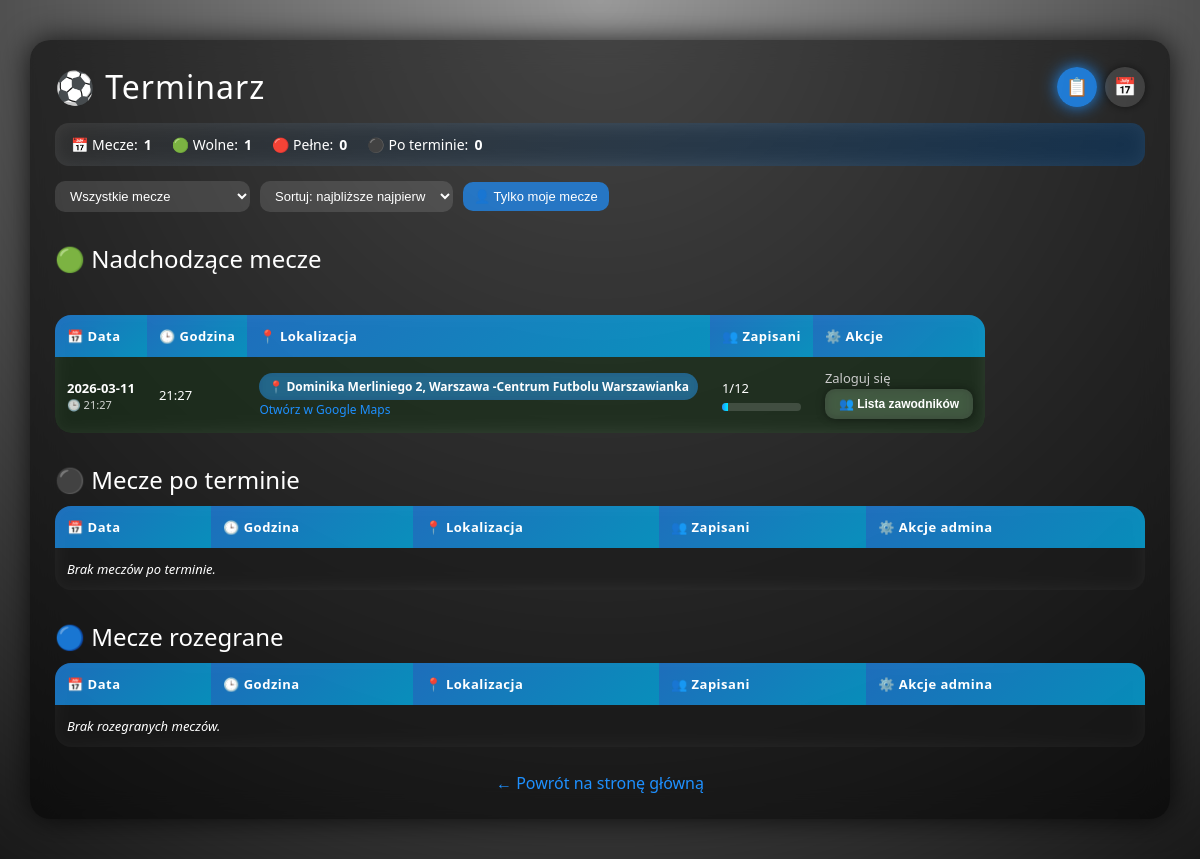
Page /terminarz on the committed database.
### tables this page shows
CREATE TABLE matches (
            id INTEGER PRIMARY KEY AUTOINCREMENT,
            match_date TEXT NOT NULL,
            match_time TEXT NOT NULL,
            location TEXT NOT NULL,
            max_slots INTEGER NOT NULL,
            signed_up INTEGER NOT NULL DEFAULT 0,
            played INTEGER NOT NULL DEFAULT 0
        );

### app.py (the view)
@app.route("/terminarz")
def terminarz():
    conn = get_db()
    matches = conn.execute("SELECT * FROM matches ORDER BY match_date ASC, match_time ASC").fetchall()
    signups = conn.execute("""
        SELECT ms.match_id, ms.paid, u.first_name, u.last_name, u.player_alias
        FROM match_signups ms
        JOIN users u ON u.id = ms.user_id
        ORDER BY u.first_name ASC
    """).fetchall()
    conn.close()
    players_by_match = {}
    for s in signups:
        players_by_match.setdefault(s["match_id"], []).append(s)
    user_signed = {}
    if "player_alias" in session:
        for s in signups:
            if s["player_alias"] == session["player_alias"]:
                user_signed[s["match_id"]] = True
    today = date.today()
    upcoming_matches = []
    after_date_not_confirmed = []
    played_confirmed = []
    for m in matches:
        m_date = date.fromisoformat(m["match_date"])
        if m["played"] == 1:
            played_confirmed.append(m)
        else:
            if m_date >= today:
                upcoming_matches.append(m)
            else:
                after_date_not_confirmed.append(m)
    return render_template(
        "terminarz.html",
        matches=matches,
        upcoming_matches=upcoming_matches,
        after_date_not_confirmed=after_date_not_confirmed,
        played_confirmed=played_confirmed,
        players_by_match=players_by_match,
        user_signed=user_signed
    )

### app.py (called while the page is built)
def get_db():
    conn = sqlite3.connect("database.db")
    conn.row_factory = sqlite3.Row
    return conn

### templates/terminarz.html (shortened to what this page needs)
<!DOCTYPE html>
<html lang="pl">
<head>
</head>
<body>
<div class="overlay"></div>
<div class="container">
    <div class="header-row">
        <h1>⚽ Terminarz </h1>
        <div class="view-toggle">
            <button id="btn-list" class="icon-toggle active" title="Widok listy">📋</button>
            <button id="btn-calendar" class="icon-toggle" title="Widok kalendarza">📅</button>
        </div>
    </div>
    <div id="stats-bar" class="stats-bar">
        <div class="stats-item">📅 Mecze: <span id="stat-total" class="value">0</span></div>
        <div class="stats-item">🟢 Wolne: <span id="stat-free" class="value">0</span></div>
        <div class="stats-item">🔴 Pełne: <span id="stat-full" class="value">0</span></div>
        <div class="stats-item">⚫ Po terminie: <span id="stat-past" class="value">0</span></div>
    </div>
    <div class="controls">
        <select id="filter-select">
            <option value="all">Wszystkie mecze</option>
        </select>
        <select id="sort-select">
            <option value="asc">Sortuj: najbliższe najpierw</option>
        </select>
        <button id="filter-mine" class="btn-filter">👤 Tylko moje mecze</button>
    </div>
    <div id="list-view">
        <h2>🟢 Nadchodzące mecze <h2>
        <div style="max-height: 450px; overflow-y: auto; border-radius: 16px;">
            <table>
                <thead>
                <tr>
                    <th>📅 Data</th>
                    <th>🕒 Godzina</th>
                    <th>📍 Lokalizacja</th>
                    <th>👥 Zapisani</th>
                    <th>⚙️ Akcje</th>
                </tr>
                </thead>
                <tbody id="list-tbody">
                {% for m in upcoming_matches %}
                {% set signed = m["signed_up"] %}
                {% set max_slots = m["max_slots"] %}
                {% set percent = (signed / max_slots) * 100 if max_slots > 0 else 0 %}
                {% if percent < 50 %}
                {% set row_class = "row-green" %}
                {% elif percent < 80 %}
                {% set row_class = "row-yellow" %}
                {% else %}
                {% set row_class = "row-red" %}
                {% endif %}
                <tr class="{{ row_class }} match-row"
                    data-id="{{ m['id'] }}"
                    data-date="{{ m['match_date'] }}"
                    data-time="{{ m['match_time'] }}"
                    data-signed="{{ signed }}"
                    data-max="{{ max_slots }}"
                    data-mine="{% if user_signed.get(m['id']) %}1{% else %}0{% endif %}">
                    <td>
                        <div style="font-weight:600;">{{ m["match_date"] }}</div>
                        <div style="font-size:11px; opacity:0.8;">🕒 {{ m["match_time"] }}</div>
                    </td>
                    <td>{{ m["match_time"] }}</td>
                    <td>
                        <span class="location-tag">📍 {{ m["location"] }}</span><br>
                        <a href="https://www.google.com/maps/search/?api=1&query={{ m['location'] | urlencode }}"
                           target="_blank"
                           style="color:#1e90ff; text-decoration:none; font-size:12px;">
                            Otwórz w Google Maps
                        </a>
                    </td>
                    <td>
                        {{ signed }}/{{ max_slots }}
                        <div class="progress-container">
                            <div class="progress-bar" style="--target-width: {{ percent }}%;"></div>
                        </div>
                    </td>
                    <td>
                        {% if session.user_id %}
                        {% if user_signed.get(m["id"]) %}
                        <a href="/terminarz/unsubscribe/{{ m['id'] }}" class="btn-modern btn-leave">
                            👤 Jednak nie wpadam
                        </a>
                        {% else %}
                        {% if signed < max_slots %}
                        <a href="/terminarz/signup/{{ m['id'] }}" class="btn-modern btn-join">
                            👤 Zapisz się
                        </a>
                        {% else %}
                        <span style="color:orange; font-weight:bold;">Brak miejsc</span>
                        {% endif %}
                        {% endif %}
                        {% else %}
                        <span style="color:#ccc;">Zaloguj się</span>
                        {% endif %}
                        <br>
                        <button class="btn-modern btn-list-players" onclick="openPlayersPopup({{ m['id'] }})">
                            👥 Lista zawodników
                        </button>
                    </td>
                </tr>
                {% endfor %}
                </tbody>
            </table>
        </div>
        <h2>⚫ Mecze po terminie <small></small></h2>
        <table>
            <thead>
            <tr>
                <th>📅 Data</th>
                <th>🕒 Godzina</th>
                <th>📍 Lokalizacja</th>
                <th>👥 Zapisani</th>
                <th>⚙️ Akcje admina</th>
            </tr>
            </thead>
            <tbody>
            {% for m in after_date_not_confirmed %}
            <tr class="row-yellow">
                <td>{{ m["match_date"] }}</td>
                <td>{{ m["match_time"] }}</td>
                <td>{{ m["location"] }}</td>
                <td>{{ m["signed_up"] }}/{{ m["max_slots"] }}</td>
                <td>
                    {% if session.is_admin == 1 %}
                    <form action="/admin/match/{{ m['id'] }}/set_played" method="post" style="display:inline;">
                        <button type="submit" class="btn-modern btn-admin-confirm">
                            ✔ Potwierdź rozegranie
                        </button>
                    </form>
                    {% else %}
                    <span style="color:#ccc;">Oczekuje na potwierdzenie</span>
                    {% endif %}
                </td>
            </tr>
            {% else %}
            <tr><td colspan="5"><i>Brak meczów po terminie.</i></td></tr>
            {% endfor %}
            </tbody>
        </table>
        <h2>🔵 Mecze rozegrane <small></small></h2>
        <table>
            <thead>
            <tr>
                <th>📅 Data</th>
                <th>🕒 Godzina</th>
                <th>📍 Lokalizacja</th>
                <th>👥 Zapisani</th>
                <th>⚙️ Akcje admina</th>
            </tr>
            </thead>
            <tbody>
            {% for m in played_confirmed %}
            <tr class="row-red">
                <td>{{ m["match_date"] }}</td>
                <td>{{ m["match_time"] }}</td>
                <td>{{ m["location"] }}</td>
                <td>{{ m["signed_up"] }}/{{ m["max_slots"] }}</td>
                <td>
                    {% if session.is_admin == 1 %}
                    <form action="/admin/match/{{ m['id'] }}/unset_played" method="post" style="display:inline;">
                        <button type="submit" class="btn-modern btn-admin-unconfirm">
                            ↩ Cofnij rozegranie
                        </button>
                    </form>
                    {% else %}
                    <span style="color:#ccc;">Rozegrany</span>
                    {% endif %}
                </td>
            </tr>
            {% else %}
            <tr><td colspan="5"><i>Brak rozegranych meczów.</i></td></tr>
            {% endfor %}
            </tbody>
        </table>
    </div>
    <a href="/" class="back">← Powrót na stronę główną</a>
</div>
</body>
</html>

### templates/terminarz.html (style rules this page uses)
* { box-sizing: border-box; }
body { margin: 0; padding: 0; font-family: "Segoe UI", Arial, sans-serif; color: #fff; background-image: url('/static/stadium.jpg'); background-size: cover; background-position: center; background-repeat: no-repeat; }
.overlay { position: fixed; inset: 0; background: radial-gradient(circle at top, rgba(0,0,0,0.4), rgba(0,0,0,0.9)); z-index: -1; }
.container { width: 95%; max-width: 1200px; margin: 40px auto; background: rgba(0,0,0,0.55); padding: 25px; border-radius: 20px; backdrop-filter: blur(14px); box-shadow: 0 0 30px rgba(0,0,0,0.8); position: relative; }
.header-row { display: flex; align-items: center; justify-content: space-between; gap: 10px; margin-bottom: 15px; }
h1 { font-weight: 300; letter-spacing: 1px; margin: 0; display: flex; align-items: center; gap: 10px; }
h2 { font-weight: 400; margin-top: 30px; margin-bottom: 10px; display: flex; align-items: center; gap: 8px; }
.view-toggle { display: flex; align-items: center; gap: 8px; }
.icon-toggle { width: 40px; height: 40px; border-radius: 50%; border: none; cursor: pointer; background: rgba(255,255,255,0.12); color: #fff; display: flex; align-items: center; justify-content: center; font-size: 18px; box-shadow: 0 0 10px rgba(0,0,0,0.5); transition: 0.25s ease; }
.icon-toggle.active { background: rgba(30,144,255,0.8); box-shadow: 0 0 16px rgba(30,144,255,0.9); }
.stats-bar { background: linear-gradient(135deg, rgba(255,255,255,0.12), rgba(30,144,255,0.25)); padding: 12px 16px; border-radius: 14px; backdrop-filter: blur(10px); margin-bottom: 15px; font-size: 14px; display: flex; gap: 20px; flex-wrap: wrap; align-items: center; }
.stats-item { display: flex; align-items: center; gap: 6px; }
.stats-item span.value { font-weight: 600; }
.controls { display: flex; flex-wrap: wrap; gap: 10px; margin-bottom: 15px; align-items: center; }
.controls select, .controls button { padding: 7px 11px; border-radius: 10px; border: none; font-size: 13px; cursor: pointer; }
.controls select { background: rgba(255,255,255,0.12); color: #fff; }
.controls button { background: rgba(30,144,255,0.7); color: #fff; }
.btn-filter { background: rgba(255,255,255,0.12); color: #fff; border-radius: 10px; border: none; padding: 7px 11px; font-size: 13px; cursor: pointer; transition: 0.2s ease; }
table { width: 100%; border-collapse: collapse; margin-top: 10px; border-radius: 16px; overflow: hidden; background: rgba(255,255,255,0.06); backdrop-filter: blur(8px); }
thead tr { position: sticky; top: 0; z-index: 2; }
th { padding: 12px; background: linear-gradient(135deg, rgba(30,144,255,0.7), rgba(0,191,255,0.7)); font-weight: 600; letter-spacing: 0.5px; font-size: 13px; text-align: left; }
td { padding: 12px; border-bottom: 1px solid rgba(255,255,255,0.12); font-size: 13px; }
tr:last-child td { border-bottom: none; }
.row-green { background: rgba(0,255,0,0.06); }
.location-tag { display: inline-block; padding: 5px 9px; background: rgba(30,144,255,0.45); border-radius: 999px; font-size: 12px; font-weight: 600; color: #fff; backdrop-filter: blur(4px); }
.btn-modern { padding: 8px 14px; border-radius: 10px; font-size: 12px; font-weight: 600; cursor: pointer; border: none; text-decoration: none; display: inline-block; transition: 0.25s ease; backdrop-filter: blur(6px); background: rgba(255,255,255,0.12); color: #fff; box-shadow: 0 0 8px rgba(0,0,0,0.4); margin: 2px 0; }
.progress-container { width: 100%; background: rgba(255,255,255,0.15); border-radius: 8px; height: 8px; margin-top: 6px; overflow: hidden; }
.progress-bar { height: 8px; background: linear-gradient(90deg, #1e90ff, #00eaff); width: 0%; animation: fillBar 1s ease forwards; }
a.back { display: block; text-align: center; margin-top: 25px; color: #1e90ff; text-decoration: none; font-size: 16px; }

### rows in the picture
matches: match_date "2026-03-11", match_time "21:27", location "Dominika Merliniego 2, Warszawa -Centrum Futbolu Warszawianka", signed "1", max_slots "12", {{ percent }} 8.333333333333332 (drawn)
